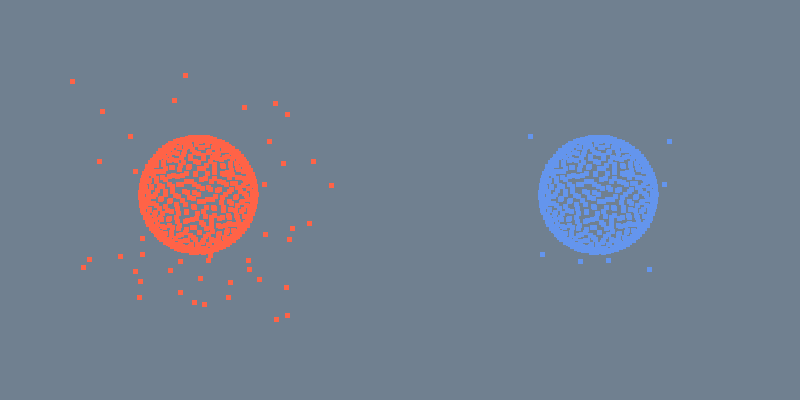

Recreate this plot in Python.
#!/usr/bin/env python

# Remove statistical outlier points from a point cloud using
# vtkStatisticalOutlierRemoval. Points whose mean distance to
# neighbors deviates significantly from the cloud average are removed.

import math
import random

# Factory overrides: importing these modules registers the OpenGL rendering
# and interaction style implementations for vtkRenderingCore factory classes.
import vtkmodules.vtkInteractionStyle  # noqa: F401
import vtkmodules.vtkRenderingOpenGL2  # noqa: F401
# VTK pipeline classes used in this example
from vtkmodules.vtkCommonCore import vtkPoints
from vtkmodules.vtkCommonDataModel import (
    vtkCellArray,
    vtkPolyData,
)
from vtkmodules.vtkFiltersGeneral import vtkVertexGlyphFilter
from vtkmodules.vtkFiltersPoints import vtkStatisticalOutlierRemoval
from vtkmodules.vtkRenderingCore import (
    vtkActor,
    vtkPolyDataMapper,
    vtkRenderWindow,
    vtkRenderWindowInteractor,
    vtkRenderer,
)

# Colors (normalized RGB)
tomato_rgb = (1.000, 0.388, 0.278)
cornflower_blue_rgb = (0.392, 0.584, 0.929)
slate_gray_background_rgb = (0.439, 0.502, 0.565)

# Source: create a point cloud on a sphere with scattered outliers
random.seed(42)
points = vtkPoints()
vertices = vtkCellArray()
for i in range(500):
    phi = math.acos(1.0 - 2.0 * (i / 500.0))
    theta = math.pi * (1.0 + 5.0**0.5) * i
    x = math.sin(phi) * math.cos(theta)
    y = math.sin(phi) * math.sin(theta)
    z = math.cos(phi)
    pid = points.InsertNextPoint(x, y, z)
    vertices.InsertNextCell(1, [pid])
for i in range(50):
    x = random.uniform(-2.0, 2.0)
    y = random.uniform(-2.0, 2.0)
    z = random.uniform(-2.0, 2.0)
    pid = points.InsertNextPoint(x, y, z)
    vertices.InsertNextCell(1, [pid])

cloud = vtkPolyData()
cloud.SetPoints(points)
cloud.SetVerts(vertices)

# ---- Left viewport: original cloud with outliers ----
original_mapper = vtkPolyDataMapper()
original_mapper.SetInputData(cloud)

original_actor = vtkActor()
original_actor.SetMapper(original_mapper)
original_actor.GetProperty().SetColor(tomato_rgb)
original_actor.GetProperty().SetPointSize(5)

left_renderer = vtkRenderer()
left_renderer.SetViewport(0.0, 0.0, 0.5, 1.0)
left_renderer.AddActor(original_actor)
left_renderer.SetBackground(slate_gray_background_rgb)

# ---- Right viewport: statistical outliers removed ----
remover = vtkStatisticalOutlierRemoval()
remover.SetInputData(cloud)
remover.SetSampleSize(20)
remover.SetStandardDeviationFactor(1.5)

clean_verts = vtkVertexGlyphFilter()
clean_verts.SetInputConnection(remover.GetOutputPort())

clean_mapper = vtkPolyDataMapper()
clean_mapper.SetInputConnection(clean_verts.GetOutputPort())

clean_actor = vtkActor()
clean_actor.SetMapper(clean_mapper)
clean_actor.GetProperty().SetColor(cornflower_blue_rgb)
clean_actor.GetProperty().SetPointSize(5)

right_renderer = vtkRenderer()
right_renderer.SetViewport(0.5, 0.0, 1.0, 1.0)
right_renderer.AddActor(clean_actor)
right_renderer.SetBackground(slate_gray_background_rgb)

# Window: display the rendered scene
render_window = vtkRenderWindow()
render_window.AddRenderer(left_renderer)
render_window.AddRenderer(right_renderer)
render_window.SetWindowName("statistical outlier removal")
render_window.SetMultiSamples(0)
render_window.SetSize(800, 400)

# Scene: configure the camera
left_renderer.ResetCamera()
right_renderer.SetActiveCamera(left_renderer.GetActiveCamera())

# Interactor: handle mouse and keyboard events
render_window_interactor = vtkRenderWindowInteractor()
render_window_interactor.SetRenderWindow(render_window)

# Launch the interactive visualization
render_window_interactor.Initialize()
render_window_interactor.Start()
